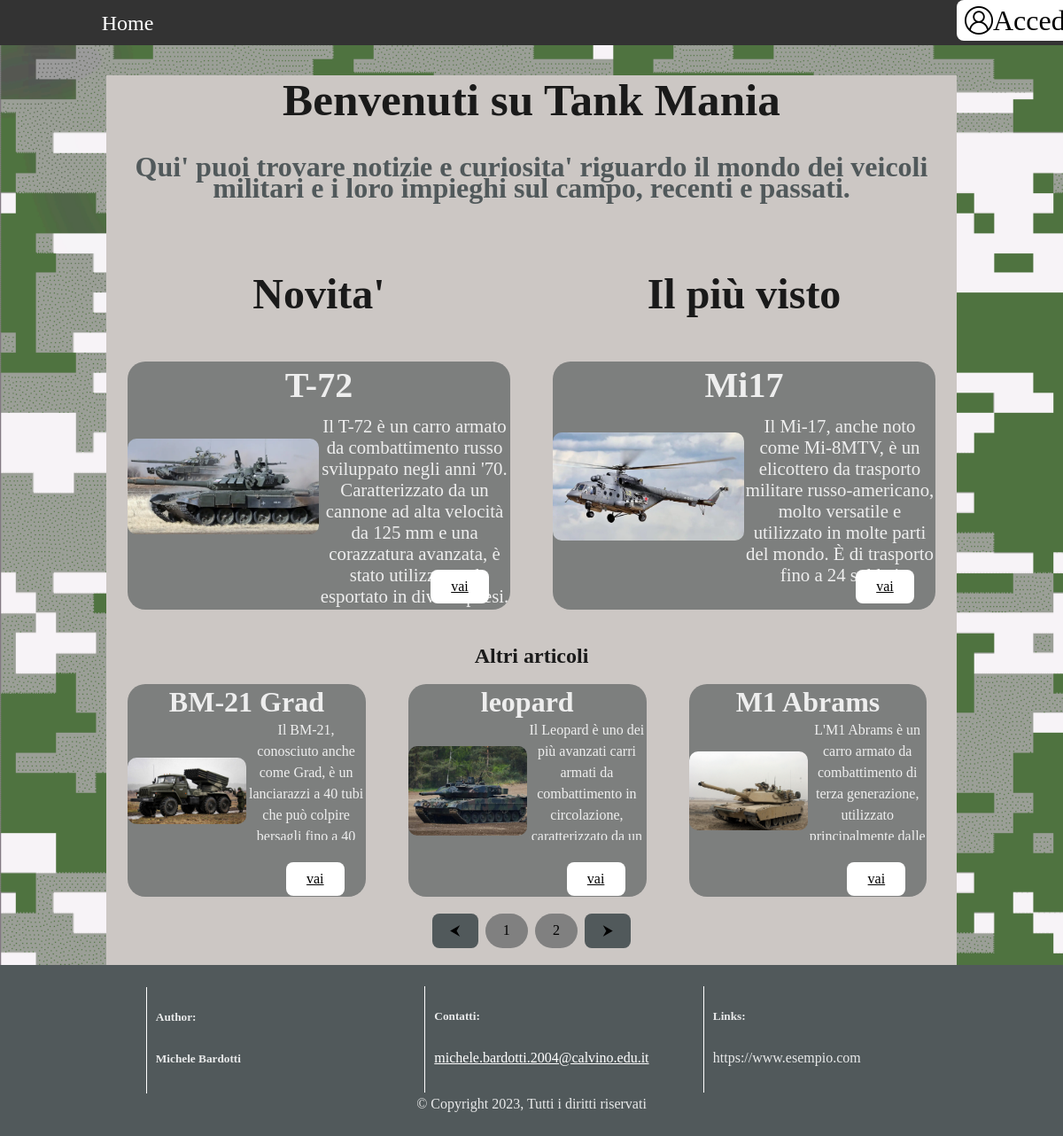
The page / on the database its author committed.
### tables this page shows
CREATE TABLE articoli (
  id int(11) PRIMARY KEY NOT NULL AUTO_INCREMENT,
  titolo varchar(255) DEFAULT NULL,
  descrizione text DEFAULT NULL,
  giorno datetime DEFAULT NULL,
  logo int(11) DEFAULT -1,
  utente varchar(50) DEFAULT NULL,
  visualizzazioni int(11) DEFAULT 0,
  FOREIGN KEY (utente) REFERENCES utenti (username),
  FOREIGN KEY (logo) REFERENCES immagini (id)
);

CREATE TABLE immagini (
  id int(11) PRIMARY KEY NOT NULL AUTO_INCREMENT,
  nome varchar(255) DEFAULT NULL,
  logo bool DEFAULT 0
);

### index.php (the view, shortened to what this page needs)
<?php
$pdo = new PDO("mysql:host=localhost; dbname=blog", "root", "");
?>
<!DOCTYPE html>
<html lang="it">
<head>
    <link rel="stylesheet" href="./css/common.css">
    <link rel="stylesheet" href="./css/index.css">
</head>
<body>
    <div id="root">
        <div>
            <nav>
            <ul>
                <li><a href="./index.php">Home</a></li>
                <li id="logli"><div id="loginBtn"
                <?php
                    if(empty($_SESSION['user'])){
                        $t="window.location.replace('./login.php')";
                        echo 'onclick="'.$t.'"';
                    }
                ?>
                ><img src="./img/account.png" alt="">
                <?php
                    if(!empty($_SESSION['user'])){
                        echo '<p>'.$_SESSION["user"]."</p>";
                    }
                    else{
                        echo '<p>Accedi</p>';
                    }
                ?>
                </div>
            </li>
            </ul>
            </nav>
            <div class="App">
                <div id="content">
                    <div id="introduction">
                        <h1>Benvenuti su Tank Mania</h1>
                        <h3>Qui' puoi trovare notizie e curiosita' riguardo il mondo dei veicoli militari e i loro impieghi sul campo, recenti e passati.</h3>
                    </div>
                    <div id="articles">
                        <div id="titoli">
                            <h4>Novita'</h4>
                            <h4>Il più visto</h4>
                        </div>
                        <?php
                            $text = "SELECT articoli.id, titolo, nome, descrizione FROM articoli, immagini WHERE articoli.logo = immagini.id ORDER BY giorno DESC";
                            $query= $pdo->prepare($text);
                            $query->execute();
                            $row = $query->fetch();
                        ?>
                        <div id="new">
                                <h3 id='titleArtPrinc'><?php echo $row['titolo']?></h3>
                                <div id="immagine"><img id="imgArt" src="./img/<?php echo $row['nome']?>" alt="leopard"></div>
                                <p class="descArtPrinc"><?php echo $row['descrizione']?></p>
                                <a type="button" href="./articolo.php?id=<?php echo $row['id']?>" class="toArticolo">vai</a>
                        </div>
                        <?php
                            $text = "SELECT articoli.id, titolo, nome, descrizione FROM articoli, immagini WHERE articoli.logo = immagini.id ORDER BY visualizzazioni DESC";
                            $query= $pdo->prepare($text);
                            $query->execute();
                            $row = $query->fetch();
                        ?>
                        <div id="main">
                                <h3 id='titleArtPrinc'><?php echo $row['titolo']?></h3>
                                <div id="immagine"><img id="imgArt" src="./img/<?php echo $row['nome']?>" alt="leopard"></div>
                                <p class="descArtPrinc"><?php echo $row['descrizione']?></p>
                                <a href="./articolo.php?id=<?php echo $row['id']?>" class="toArticolo">vai</a>
                        </div>
                        <div id="otherArticles">
                            <h2>Altri articoli</h2>
                            <?php
                            try{
                                $text = "SELECT articoli.id, titolo, nome, descrizione FROM articoli, immagini WHERE articoli.logo = immagini.id ORDER BY titolo";
                                $query= $pdo->prepare($text);
                                $query->execute();
                                $row = $query->fetchAll();
                            }
                                catch (PDOException $e){
                                echo "Impossibile connettersi al server di database. ".$e;
                                exit();
                            }
                            ?>
                            <div id="container">
                                <?php
                                if ($row != null) {
                                    for($i=0;$i<sizeof($row);$i++){
                                        echo "<div class='top' id='1'>
                                        <h3 id='titleArtSec'>".$row[$i]['titolo']."</h3>
                                        <div id='immagine'><img id='imgArt' src='./img/".$row[$i]['nome']."' alt='immagine'></div>
                                        <p class='descArtSec'>".$row[$i]['descrizione']."</p>
                                        <a type='button' href='./articolo.php?id=".$row[$i]['id']."' class='toArticolo'>vai</a>
                                        </div>";
                                    }
                                }
                                ?>
                            </div>
                        </div>
                    </div>
                    <div id="console"><button class="move" id="prev" onclick="prevArt()">⮜</button>
                        <?php
                            if ($row != null && sizeof($row)>3) {
                                $max=((sizeof($row))+(sizeof($row))%3)/3;
                                for($i=0;$i<$max;$i++){
                                    echo '<button class="round" onclick="goTo('.($i).')">'.($i+1).'</button>';
                                }
                            }
                        ?>
                        <button class="move" id="next" onclick="nextArt()">⮞</button></div>
                </div>
                <footer>
                    <div class="foot" id="crediti">
                        <h5>Author:</h5>
                        <h5>Michele Bardotti</h5>
                    </div>
                    <div class="foot" id="contatti">
                        <h5>Contatti:</h5><a href="mailto:michele.bardotti.2004@calvino.edu.it">michele.bardotti.2004@calvino.edu.it</a>
                    </div>
                    <div class="foot" id="links">
                        <h5>Links:</h5><a>https://www.esempio.com</a>
                    </div>
                    <div>© Copyright 2023, Tutti i diritti riservati</div>
                </footer>
            </div>
        </div>
    </div>
</body>
</html>

### css/common.css (style rules this page uses)
* { font-family: font; }
:root { font-family: font; font-size: 16px; line-height: 24px; font-weight: 400; color-scheme: light dark; color: rgba(255, 255, 255, 0.87); background-color: #242424; font-synthesis: none; text-rendering: optimizeLegibility; -webkit-font-smoothing: antialiased; -moz-osx-font-smoothing: grayscale; -webkit-text-size-adjust: 100%; }
#root { position:inherit; width: 100%; text-align: center; }
html { min-height: 100vh; }
body { place-items:initial; min-width: 320px; min-height: 100vh; margin:0; display: flex; flex-direction: column; background-image:url('../img/background1.png'); background-repeat: no-repeat; background-size: cover; }
h1 { font-size: 3.2em; line-height: 1.1; }
button { border-radius: 8px; border: 1px solid transparent; padding: 0.6em 1.2em; font-size: 1em; font-weight: 500; font-family: inherit; background-color: #1a1a1a; cursor: pointer; transition: border-color 0.25s; }
nav { position: sticky; top:0; }
ul { list-style-type: none; margin: 0; padding: 0; overflow: hidden; background-color: #333; }
li { width: 24%; float: left; }
#loginBtn { background-color: white; width: 100%; color: black; display: inline-flex; align-items: center; border-radius: 8px; border: 1px solid transparent; max-height: 4vh; padding: 0.5vw 1vh; font-size: 1em; font-weight: 500; font-family: inherit; cursor: pointer; transition: border-color 0.25s; }
#loginBtn img { max-height: 4vh; height: auto; }
#loginBtn p { text-align: center; font-size: 200%; margin:0; }
li a { font-size: 3vh; min-height: 3vh; padding: 1.7vh 1vw; display: block; color: white; text-align: center; text-decoration: none; transition: background-color 0.5s, color 0.5s; }
#logli { width: 10%; float: right; align-items: baseline; }
footer { margin-top: auto; padding: 2%; background-color: rgb(81, 89, 91); }
.foot { height: 15vh; width: 20%; display: inline-block; text-align: left; padding-left: 10px; border-left: 1px white solid; }
#crediti { margin-right: 3%; }
#contatti { margin-right: 3%; margin-left: 3%; }
#links { margin-left: 3%; }
#contatti a { color:white }

### rows shown on the page
articoli: titolo "T-72", descrizione "Il T-72 è un carro armato da combattimento russo sviluppato negli anni '70. Caratterizzato da un cannone ad alta velocità da 125 mm e una corazzatura avanzata, è stato utilizzato ed esportato in diversi paesi."
immagini: nome (picture)
articoli: titolo "Mi17", descrizione "Il Mi-17, anche noto come Mi-8MTV, è un elicottero da trasporto militare russo-americano, molto versatile e utilizzato in molte parti del mondo. È di trasporto fino a 24 soldati"
immagini: nome (picture)
articoli: titolo "BM-21 Grad", logo.nome (picture), descrizione "Il BM-21, conosciuto anche come Grad, è un lanciarazzi a 40 tubi che può colpire bersagli fino a 40…"
articoli: titolo "leopard", logo.nome (picture), descrizione "Il Leopard è uno dei più avanzati carri armati da combattimento in circolazione, caratterizzato da un…"
articoli: titolo "M1 Abrams", logo.nome (picture), descrizione "L'M1 Abrams è un carro armato da combattimento di terza generazione, utilizzato principalmente dalle…"
